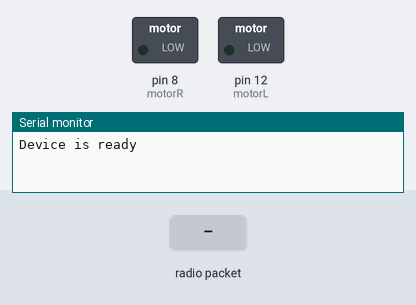
This sketch was run on a simulated Arduino Uno, built with avr-gcc and run on an emulated ATmega328P. Parts: switched loads named in the sketch (green lamp = pin HIGH), the last lines printed to the serial monitor. The test bench sets the inputs (shaded band). No radio packets arrive unless stated.

Above: at 1.2 s.
1.3 s: radio packet "200" arrives
At 1.45 s:
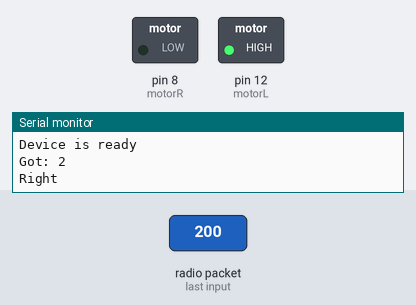
At 2.0 s:
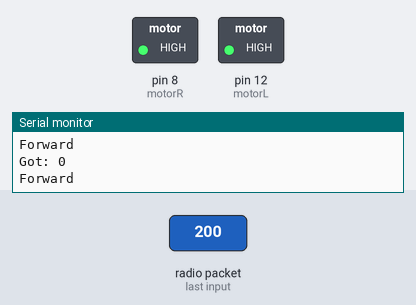
3.7 s: radio packet "1" arrives
At 3.85 s:
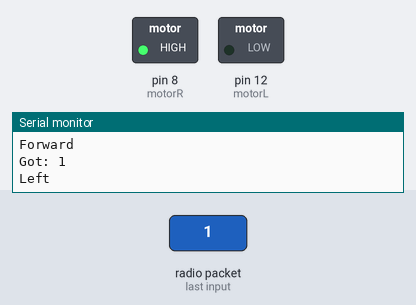
Timing chart, 0 to 6.7 s (numbered marks = the images above; inputs shaded):
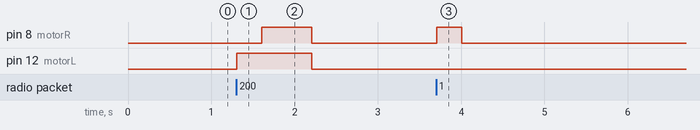

Measured:
- after the input at 1.3 s, pin 8 (motorR): LOW → HIGH after 0.30 s, → LOW 0.60 s later; pin 12 (motorL): LOW → HIGH at once, → LOW 0.90 s later
- after the input at 3.7 s, pin 8 (motorR): LOW → HIGH at once, → LOW 0.30 s later

The sketch:

car-receiver.ino
```cpp
/*
  by Jarkko Saltiola (jasalt)
*/

#include <VirtualWire.h>

int motorL = 12;
int motorR = 8;
int ledPin = 13;

// the setup function runs once when you press reset or power the board
void setup() {
  // initialize digital pin 13 as common motor control TODO
  pinMode(motorR, OUTPUT);
  pinMode(motorL, OUTPUT);

  // Radio receiver
  Serial.begin(9600);
  Serial.println("Device is ready");
  vw_setup(2000); //bps
  vw_rx_start();
}

// the loop function runs over and over again forever
int controlVal;

void motor_controller(char controlChar){
  controlVal = controlChar - 48; // TODO fix this properly

  Serial.print("Got: ");
  Serial.println(String(controlVal));

  switch (controlVal){
  case 0:
    digitalWrite(motorL, HIGH);
    digitalWrite(motorR, HIGH);
    Serial.println("Forward");

    break;
  case 1:
    digitalWrite(motorR, HIGH);
    Serial.println("Left");

    break;
  case 2:
    digitalWrite(motorL, HIGH);
    Serial.println("Right");

    break;
  default:
    digitalWrite(ledPin, HIGH);
    Serial.println("ERROR: Odd value!");
  }

  delay(300);

  digitalWrite(motorL, LOW);
  digitalWrite(motorR, LOW);
  digitalWrite(13, LOW);
}

void loop() {
  byte message[VW_MAX_MESSAGE_LEN];
  byte messageLength = VW_MAX_MESSAGE_LEN;

  if (vw_get_message(message, &messageLength)){
    for (int i = 0; i < messageLength; i++){
      //Serial.write(message[i]);
      motor_controller(message[i]);
      //delay(10);
    }
  }

  else {
    digitalWrite(ledPin, HIGH);
    delay(50);
    digitalWrite(ledPin, LOW);
  }

}
```
